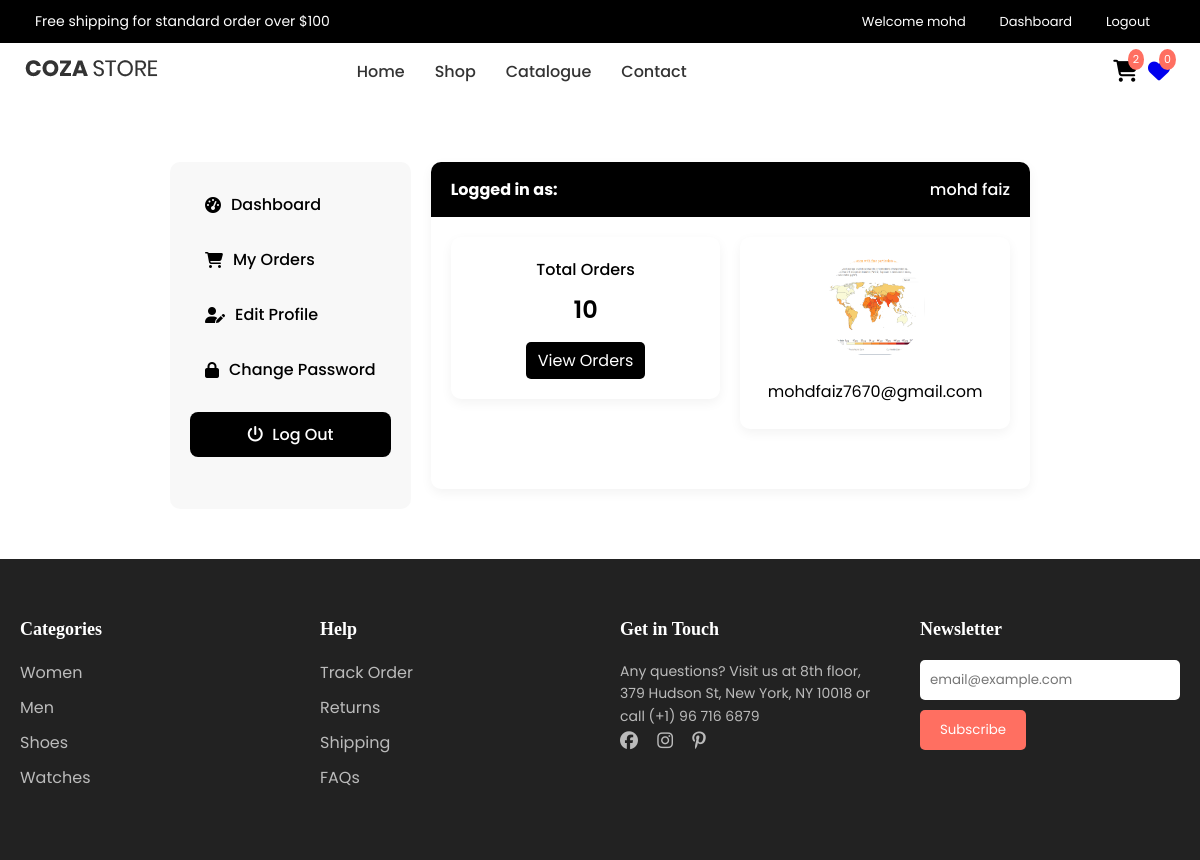
Screenshot of /accounts/dashboard/ (signed in) with the database file from the repository.
### Accounts/models.py (models this page shows, shortened)
class Account(AbstractBaseUser):
    first_name=models.CharField(max_length=50)
    last_name=models.CharField( max_length=50)
    username = models.CharField(max_length=50, unique=True)
    email=models.EmailField(max_length=100, unique=True)
    phone_number = models.CharField(max_length=50)
    date_joined = models.DateTimeField(auto_now_add=True)
    last_login= models.DateTimeField(auto_now_add=True)
    is_admin= models.BooleanField(default=False)
    is_staff= models.BooleanField(default=False)
    is_active= models.BooleanField(default=False)
    is_superadmin= models.BooleanField(default=False)
    USERNAME_FIELD = 'email'
    REQUIRED_FIELDS=['username','first_name','last_name']
    objects = MyAccountManager()
    def full_name(self):
        return f'{self.first_name} {self.last_name}'

class UserProfile(models.Model):
    user = models.OneToOneField(Account, on_delete=models.CASCADE)
    address_line_1 = models.CharField(blank=True, max_length=100)
    address_line_2 = models.CharField(blank=True, max_length=100)
    profile_picture = models.ImageField(blank=True, upload_to='userprofile')
    city = models.CharField(blank=True, max_length=20)
    state = models.CharField(blank=True, max_length=20)
    country = models.CharField(blank=True, max_length=20)

### Accounts/views.py (the view)
# urls.py: path('dashboard/',dashboard, name='dashboard'),
@login_required(login_url = 'login')
def dashboard(request):
    orders = Order.objects.order_by('-created_at').filter(user_id=request.user.id, is_ordered=True)
    orders_count = orders.count()
    userprofile = UserProfile.objects.get(user_id=request.user.id)
    context = {
        'orders_count': orders_count,
        'userprofile': userprofile,
    }
    return render(request, 'dashboard.html', context)

### Carts/context_processors.py (called while the page is built)
def counter(request):
    cart_count = 0
    if 'admin' in request.path:
        return {}
    try:
        if request.user.is_authenticated:
            cart_items = CartItem.objects.filter(user=request.user, is_active=True)
        else:
            cart = Cart.objects.filter(cart_id=_cart_id(request)).first()
            if cart:
                cart_items = CartItem.objects.filter(cart=cart, is_active=True)
            else:
                cart_items = []
        for item in cart_items:
            cart_count += item.quantity
    except Exception:
        cart_count = 0
    return dict(cart_count=cart_count)

### Category/context_processors.py (called while the page is built)
def menu_links(request):
    links = Category.objects.all()
    return dict(links=links)

### templates/dashboard.html (shortened to what this page needs)
{% extends 'basee.html' %}
{% load static %}
{% block content %}
<section class="section-content padding-y bg">
  <div class="containerss">
    {% include 'dashboard_sidebar.html' %}
    <main>
      <article class="card">
        <header class="card-header">
          <strong>Logged in as:</strong>
          <span>{{ user.full_name }}</span>
        </header>
        <div class="card-body">
          <div class="row">
            <div class="col-md-6" style="flex:1; margin-bottom:20px;">
              <div class="card" style="text-align:center; background:#fff;">
                <div class="card-body">
                  <h5>Total Orders</h5>
                  <h4>{{ orders_count }}</h4>
                  <a href="{% url 'my_orders' %}">View Orders</a>
                </div>
              </div>
            </div>
            <div class="col-md-6" style="flex:1; margin-bottom:20px;">
              <div class="card user-card" style="text-align:center; background:#fff;">
                <div class="card-body">
                  <img src="{{ userprofile.profile_picture.url }}" alt="User Profile Picture" width="100" height="100">
                  <p class="mb-0">{{ user.email }}</p>
                </div>
              </div>
            </div>
          </div>
        </div>
      </article>
    </main>
  </div>
</section>
{% endblock %}

### templates/basee.html (shortened to what this page needs)
 {% load static %}
<!DOCTYPE html>
<html lang="en">
<head>
  <link rel="stylesheet" href="https://cdn.jsdelivr.net/npm/material-design-iconic-font@2.2.0/dist/css/material-design-iconic.min.css">
  <link rel="stylesheet" href="https://cdnjs.cloudflare.com/ajax/libs/font-awesome/6.4.2/css/all.min.css">
</head>
<body>
<header>
  <div class="container-menu-desktop">
    <div class="top-bar">
      <div class="content-topbar container">
        <div class="left-top-bar">Free shipping for standard order over $100</div>
        <div class="right-top-bar">
          {% if user.is_authenticated %}
            <a href="#">Welcome {{ user.first_name }}</a>
            <a href="{% url 'dashboard' %}">Dashboard</a>
            <a href="{% url 'logout' %}">Logout</a>
          {% else %}
            <a href="#">Welcome Guest</a>
            <a href="{% url 'login' %}">Sign In</a>
            <a href="{% url 'register' %}">Register</a>
          {% endif %}
        </div>
      </div>
    </div>
    <div class="wrap-menu-desktop">
      <nav class="limiter-menu-desktop container">
        <a href="#"><img src="{% static 'images/icons/logo-01.png' %}" alt="IMG-LOGO"></a>
        <div class="menu-desktop">
          <ul class="main-menu">
            <li><a href="{% url 'home' %}">Home</a></li>
            <li><a href="{% url 'store' %}">Shop</a></li>
            <li><a href="{% url 'catalogue' %}">Catalogue</a></li>
            <li><a href="{% url 'contact' %}">Contact</a></li>
          </ul>
        </div>
        <div class="wrap-icon-header">
          <div class="icon-header-item icon-header-noti js-show-cart" onclick="window.location.href='{% url 'cart' %}'" data-notify="2"><i class="fa-solid fa-cart-shopping"></i></div>
          <a href="#" class="icon-header-item icon-header-noti" data-notify="0"><i class="fa-solid fa-heart"></i></a>
        </div>
      </nav>
    </div>
  </div>
</header>
{% block content %}{% endblock %}
<footer>
  <div class="footer-container">
    <div>
      <h4>Categories</h4>
      <ul>
        <li><a href="#">Women</a></li>
        <li><a href="#">Men</a></li>
        <li><a href="#">Shoes</a></li>
        <li><a href="#">Watches</a></li>
      </ul>
    </div>
    <div>
      <h4>Help</h4>
      <ul>
        <li><a href="#">Track Order</a></li>
        <li><a href="#">Returns</a></li>
        <li><a href="#">Shipping</a></li>
        <li><a href="#">FAQs</a></li>
      </ul>
    </div>
    <div>
      <h4>Get in Touch</h4>
      <p>Any questions? Visit us at 8th floor, 379 Hudson St, New York, NY 10018 or call (+1) 96 716 6879</p>
      <div class="social-icons">
        <a href="#"><i class="fab fa-facebook"></i></a>
        <a href="#"><i class="fab fa-instagram"></i></a>
        <a href="#"><i class="fab fa-pinterest-p"></i></a>
      </div>
    </div>
    <div>
      <h4>Newsletter</h4>
      <form class="newsletter" id="newsletterForm">
        <input type="email" name="email" placeholder="email@example.com" required>
        <button type="submit">Subscribe</button>
      </form>
    </div>
  </div>
</footer>
</body>
</html>

### templates/basee.html (style rules this page uses)
* { margin: 0; padding: 0; box-sizing: border-box; font-family: "Poppins", sans-serif; }
body { margin: 0; font-family: 'Poppins', sans-serif; }
header { width: 100%; z-index: 999; }
.container { max-width: 1150px; margin: 0 auto; padding: 0 10px; }
.container-menu-desktop { display: flex; flex-direction: column; z-index: 999; position: sticky; top: 0; }
.top-bar { color: #fff; background: #000; font-size: 14px; padding: 11px 0; position: fixed; top: 0; left: 0; width: 100%; z-index: 1000; }
.top-bar .content-topbar { display: flex; justify-content: space-between; align-items: center; }
.right-top-bar a { text-decoration: none; color: #ffffff; padding: 0 15px; font-size: 13px; }
.wrap-menu-desktop { position: fixed; top: 40px; left: 0; width: 100%; background: transparent; z-index: 999; transition: background 0.3s, box-shadow 0.3s; }
.limiter-menu-desktop { display: flex; justify-content: space-between; align-items: center; padding: 15px 0; }
.main-menu { list-style: none; display: flex; margin-right: 223px; padding: 0; }
.main-menu li { margin: 0 15px; }
.main-menu a { text-decoration: none; font-weight: 500; color: #333; transition: 0.3s; }
.wrap-icon-header { display: flex; align-items: center; }
.icon-header-item { font-size: 22px; margin: 0 5px; cursor: pointer; position: relative; }
.icon-header-noti::after { content: attr(data-notify); position: absolute; top: -6px; right: -6px; background: #ff6f61; color: #fff; font-size: 11px; border-radius: 50%; padding: 2px 5px; }
footer { background: #222; color: #fff; padding: 60px 20px; }
footer h4 { font-family: 'PlayfairDisplay-Bold'; font-size: 18px; margin-bottom: 20px; }
footer a { color: #bbb; text-decoration: none; transition: 0.3s; }
footer ul { list-style: none; padding: 0; margin: 0; }
footer ul li { margin-bottom: 10px; }
footer p { color: #bbb; font-size: 14px; line-height: 1.6; }
.footer-container { display: grid; grid-template-columns: repeat(auto-fit, minmax(220px, 1fr)); gap: 40px; max-width: 1200px; margin: 0 auto; }
.social-icons a { font-size: 18px; margin-right: 15px; color: #bbb; }
.newsletter input { width: 100%; padding: 10px; margin-bottom: 10px; border-radius: 5px; border: none; outline: none; }
.newsletter button { padding: 10px 20px; border: none; border-radius: 5px; background: #ff6f61; color: #fff; cursor: pointer; transition: 0.3s; }

### templates/dashboard.html (style rules this page uses)
.section-content { padding: 142px 150px 30px 150px; }
.containerss { max-width: 1200px; margin: 0 auto; padding: 20px; display: flex; gap: 20px; }
.row { display: flex; flex-wrap: wrap; gap: 20px; }
main { flex: 1; }
.card { background: #fff; border-radius: 10px; overflow: hidden; box-shadow: 0 4px 12px rgba(0,0,0,0.05); margin-bottom: 20px; }
.card-header { background: #000; color: #fff; padding: 15px 20px; font-size: 16px; font-weight: 500; display: flex; align-items: center; justify-content: space-between; }
.card-body { padding: 20px; }
.card-body h5 { font-weight: 500; font-size: 16px; margin-bottom: 10px; color: #000; }
.card-body h4 { font-size: 24px; font-weight: 600; margin-bottom: 15px; }
.card-body a { display: inline-block; padding: 6px 12px; background: #000; color: #fff; border-radius: 5px; transition: 0.3s; text-decoration: none; }
.user-card img { border-radius: 50%; margin-bottom: 10px; }
.user-card p { margin: 5px 0; color: #000; }

### rows the page displays
Account: first_name "mohd", full_name "mohd faiz", email "mohdfaiz7670@gmail.com"
UserProfile: profile_picture (picture)

### other values shown
{{ orders_count }} "10"
